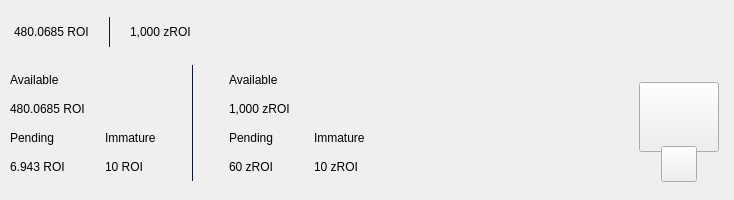
<?xml version="1.0" encoding="UTF-8"?>
<ui version="4.0">
 <class>TopBar</class>
 <widget class="QWidget" name="TopBar">
  <property name="geometry">
   <rect>
    <x>0</x>
    <y>0</y>
    <width>734</width>
    <height>200</height>
   </rect>
  </property>
  <property name="minimumSize">
   <size>
    <width>0</width>
    <height>200</height>
   </size>
  </property>
  <property name="maximumSize">
   <size>
    <width>16777215</width>
    <height>200</height>
   </size>
  </property>
  <property name="windowTitle">
   <string>Form</string>
  </property>
  <layout class="QVBoxLayout" name="verticalLayout_10" stretch="0">
   <property name="spacing">
    <number>0</number>
   </property>
   <property name="leftMargin">
    <number>0</number>
   </property>
   <property name="topMargin">
    <number>0</number>
   </property>
   <property name="rightMargin">
    <number>0</number>
   </property>
   <property name="bottomMargin">
    <number>0</number>
   </property>
   <item>
    <widget class="PFBorderImage" name="containerTop" native="true">
     <layout class="QVBoxLayout" name="verticalLayout_11">
      <property name="spacing">
       <number>0</number>
      </property>
      <property name="leftMargin">
       <number>0</number>
      </property>
      <property name="topMargin">
       <number>0</number>
      </property>
      <property name="rightMargin">
       <number>0</number>
      </property>
      <property name="bottomMargin">
       <number>0</number>
      </property>
      <item>
       <widget class="QWidget" name="top_container_2" native="true">
        <property name="minimumSize">
         <size>
          <width>0</width>
          <height>65</height>
         </size>
        </property>
        <layout class="QHBoxLayout" name="top_container">
         <property name="spacing">
          <number>0</number>
         </property>
         <property name="leftMargin">
          <number>14</number>
         </property>
         <property name="topMargin">
          <number>0</number>
         </property>
         <property name="rightMargin">
          <number>14</number>
         </property>
         <property name="bottomMargin">
          <number>0</number>
         </property>
         <item alignment="Qt::AlignVCenter">
          <widget class="QWidget" name="widgetTopAmount" native="true">
           <property name="sizePolicy">
            <sizepolicy hsizetype="Preferred" vsizetype="Maximum">
             <horstretch>0</horstretch>
             <verstretch>0</verstretch>
            </sizepolicy>
           </property>
           <layout class="QHBoxLayout" name="horizontalLayout_5">
            <property name="spacing">
             <number>0</number>
            </property>
            <property name="leftMargin">
             <number>0</number>
            </property>
            <property name="topMargin">
             <number>0</number>
            </property>
            <property name="rightMargin">
             <number>0</number>
            </property>
            <property name="bottomMargin">
             <number>0</number>
            </property>
            <item alignment="Qt::AlignTop">
             <widget class="QLabel" name="labelAmountTopRoi">
              <property name="minimumSize">
               <size>
                <width>0</width>
                <height>36</height>
               </size>
              </property>
              <property name="styleSheet">
               <string notr="true">padding:0px;margin:0px;</string>
              </property>
              <property name="text">
               <string>480.0685 ROI</string>
              </property>
             </widget>
            </item>
            <item>
             <spacer name="horizontalSpacer_11">
              <property name="orientation">
               <enum>Qt::Horizontal</enum>
              </property>
              <property name="sizeType">
               <enum>QSizePolicy::Fixed</enum>
              </property>
              <property name="sizeHint" stdset="0">
               <size>
                <width>20</width>
                <height>20</height>
               </size>
              </property>
             </spacer>
            </item>
            <item alignment="Qt::AlignVCenter">
             <widget class="QLabel" name="label_16">
              <property name="minimumSize">
               <size>
                <width>1</width>
                <height>30</height>
               </size>
              </property>
              <property name="maximumSize">
               <size>
                <width>1</width>
                <height>30</height>
               </size>
              </property>
              <property name="styleSheet">
               <string notr="true">background-color:#0e192b;
padding:0px;
border:none;</string>
              </property>
              <property name="text">
               <string/>
              </property>
             </widget>
            </item>
            <item>
             <spacer name="horizontalSpacer_12">
              <property name="orientation">
               <enum>Qt::Horizontal</enum>
              </property>
              <property name="sizeType">
               <enum>QSizePolicy::Fixed</enum>
              </property>
              <property name="sizeHint" stdset="0">
               <size>
                <width>20</width>
                <height>20</height>
               </size>
              </property>
             </spacer>
            </item>
            <item alignment="Qt::AlignTop">
             <widget class="QLabel" name="labelAmountTopzRoi">
              <property name="minimumSize">
               <size>
                <width>0</width>
                <height>36</height>
               </size>
              </property>
              <property name="text">
               <string>1,000 zROI</string>
              </property>
             </widget>
            </item>
           </layout>
          </widget>
         </item>
         <item>
          <spacer name="horizontalSpacer">
           <property name="orientation">
            <enum>Qt::Horizontal</enum>
           </property>
           <property name="sizeHint" stdset="0">
            <size>
             <width>40</width>
             <height>20</height>
            </size>
           </property>
          </spacer>
         </item>
         <item>
          <layout class="QHBoxLayout" name="horizontalLayout_4">
           <property name="spacing">
            <number>12</number>
           </property>
           <property name="rightMargin">
            <number>0</number>
           </property>
           <item alignment="Qt::AlignRight">
            <widget class="QWidget" name="layoutSync" native="true">
             <property name="minimumSize">
              <size>
               <width>0</width>
               <height>36</height>
              </size>
             </property>
             <property name="maximumSize">
              <size>
               <width>16777215</width>
               <height>36</height>
              </size>
             </property>
             <layout class="QVBoxLayout" name="verticalLayout_9">
              <property name="leftMargin">
               <number>0</number>
              </property>
              <property name="topMargin">
               <number>0</number>
              </property>
              <property name="rightMargin">
               <number>0</number>
              </property>
              <property name="bottomMargin">
               <number>0</number>
              </property>
              <item>
               <widget class="ExpandableButton" name="pushButtonSync" native="true">
                <property name="minimumSize">
                 <size>
                  <width>36</width>
                  <height>36</height>
                 </size>
                </property>
                <property name="maximumSize">
                 <size>
                  <width>16777215</width>
                  <height>36</height>
                 </size>
                </property>
               </widget>
              </item>
             </layout>
            </widget>
           </item>
           <item>
            <widget class="ExpandableButton" name="pushButtonMint" native="true">
             <property name="minimumSize">
              <size>
               <width>36</width>
               <height>36</height>
              </size>
             </property>
            </widget>
           </item>
           <item>
            <widget class="ExpandableButton" name="pushButtonStack" native="true">
             <property name="minimumSize">
              <size>
               <width>36</width>
               <height>36</height>
              </size>
             </property>
            </widget>
           </item>
           <item>
            <widget class="ExpandableButton" name="pushButtonColdStaking" native="true">
             <property name="minimumSize">
              <size>
               <width>36</width>
               <height>36</height>
              </size>
             </property>
            </widget>
           </item>
           <item>
            <widget class="ExpandableButton" name="pushButtonConnection" native="true">
             <property name="minimumSize">
              <size>
               <width>36</width>
               <height>36</height>
              </size>
             </property>
            </widget>
           </item>
           <item>
            <widget class="ExpandableButton" name="pushButtonLock" native="true">
             <property name="sizePolicy">
              <sizepolicy hsizetype="Expanding" vsizetype="Expanding">
               <horstretch>0</horstretch>
               <verstretch>0</verstretch>
              </sizepolicy>
             </property>
             <property name="minimumSize">
              <size>
               <width>36</width>
               <height>0</height>
              </size>
             </property>
            </widget>
           </item>
           <item>
            <widget class="ExpandableButton" name="pushButtonTheme" native="true">
             <property name="minimumSize">
              <size>
               <width>36</width>
               <height>36</height>
              </size>
             </property>
             <property name="maximumSize">
              <size>
               <width>16777215</width>
               <height>36</height>
              </size>
             </property>
            </widget>
           </item>
           <item>
            <widget class="ExpandableButton" name="pushButtonFAQ" native="true">
             <property name="minimumSize">
              <size>
               <width>36</width>
               <height>36</height>
              </size>
             </property>
            </widget>
           </item>
          </layout>
         </item>
        </layout>
       </widget>
      </item>
      <item>
       <widget class="QWidget" name="bottom_container" native="true">
        <property name="minimumSize">
         <size>
          <width>0</width>
          <height>135</height>
         </size>
        </property>
        <layout class="QHBoxLayout" name="botton_container">
         <property name="leftMargin">
          <number>10</number>
         </property>
         <property name="topMargin">
          <number>0</number>
         </property>
         <property name="rightMargin">
          <number>10</number>
         </property>
         <property name="bottomMargin">
          <number>10</number>
         </property>
         <item>
          <layout class="QHBoxLayout" name="horizontalLayout_3">
           <property name="bottomMargin">
            <number>9</number>
           </property>
           <item>
            <layout class="QVBoxLayout" name="verticalLayout_7">
             <property name="spacing">
              <number>0</number>
             </property>
             <property name="leftMargin">
              <number>0</number>
             </property>
             <property name="rightMargin">
              <number>30</number>
             </property>
             <item>
              <layout class="QVBoxLayout" name="verticalLayout_2">
               <item>
                <widget class="QLabel" name="labelTitle1">
                 <property name="text">
                  <string>Available</string>
                 </property>
                </widget>
               </item>
               <item>
                <widget class="QLabel" name="labelAmountRoi">
                 <property name="text">
                  <string>480.0685 ROI</string>
                 </property>
                </widget>
               </item>
              </layout>
             </item>
             <item>
              <layout class="QHBoxLayout" name="horizontalLayout_2">
               <property name="spacing">
                <number>0</number>
               </property>
               <item>
                <layout class="QVBoxLayout" name="verticalLayout_3">
                 <item>
                  <widget class="QLabel" name="labelTitle3">
                   <property name="text">
                    <string>Pending</string>
                   </property>
                  </widget>
                 </item>
                 <item>
                  <widget class="QLabel" name="labelPendingRoi">
                   <property name="text">
                    <string>6.943 ROI</string>
                   </property>
                  </widget>
                 </item>
                </layout>
               </item>
               <item>
                <spacer name="horizontalSpacer_3">
                 <property name="orientation">
                  <enum>Qt::Horizontal</enum>
                 </property>
                 <property name="sizeType">
                  <enum>QSizePolicy::Fixed</enum>
                 </property>
                 <property name="sizeHint" stdset="0">
                  <size>
                   <width>40</width>
                   <height>20</height>
                  </size>
                 </property>
                </spacer>
               </item>
               <item>
                <layout class="QVBoxLayout" name="verticalLayout_4">
                 <item>
                  <widget class="QLabel" name="labelTitle4">
                   <property name="text">
                    <string>Immature</string>
                   </property>
                  </widget>
                 </item>
                 <item>
                  <widget class="QLabel" name="labelImmatureRoi">
                   <property name="text">
                    <string>10 ROI</string>
                   </property>
                  </widget>
                 </item>
                </layout>
               </item>
              </layout>
             </item>
            </layout>
           </item>
           <item>
            <widget class="QLabel" name="label_9">
             <property name="minimumSize">
              <size>
               <width>1</width>
               <height>100</height>
              </size>
             </property>
             <property name="maximumSize">
              <size>
               <width>1</width>
               <height>16777215</height>
              </size>
             </property>
             <property name="styleSheet">
              <string notr="true">background-color:#0e192b;
padding:0px;
border:none;</string>
             </property>
             <property name="text">
              <string/>
             </property>
            </widget>
           </item>
           <item>
            <layout class="QVBoxLayout" name="verticalLayout_8">
             <property name="spacing">
              <number>0</number>
             </property>
             <property name="leftMargin">
              <number>30</number>
             </property>
             <item>
              <layout class="QVBoxLayout" name="verticalLayout">
               <item>
                <widget class="QLabel" name="labelTitle2">
                 <property name="text">
                  <string>Available</string>
                 </property>
                </widget>
               </item>
               <item>
                <widget class="QLabel" name="labelAmountzRoi">
                 <property name="text">
                  <string>1,000 zROI</string>
                 </property>
                </widget>
               </item>
              </layout>
             </item>
             <item>
              <layout class="QHBoxLayout" name="horizontalLayout">
               <property name="spacing">
                <number>0</number>
               </property>
               <item>
                <layout class="QVBoxLayout" name="verticalLayout_5">
                 <item>
                  <widget class="QLabel" name="labelTitle5">
                   <property name="text">
                    <string>Pending</string>
                   </property>
                  </widget>
                 </item>
                 <item>
                  <widget class="QLabel" name="labelPendingzRoi">
                   <property name="text">
                    <string>60 zROI</string>
                   </property>
                  </widget>
                 </item>
                </layout>
               </item>
               <item>
                <spacer name="horizontalSpacer_4">
                 <property name="orientation">
                  <enum>Qt::Horizontal</enum>
                 </property>
                 <property name="sizeType">
                  <enum>QSizePolicy::Fixed</enum>
                 </property>
                 <property name="sizeHint" stdset="0">
                  <size>
                   <width>40</width>
                   <height>20</height>
                  </size>
                 </property>
                </spacer>
               </item>
               <item>
                <layout class="QVBoxLayout" name="verticalLayout_6">
                 <item>
                  <widget class="QLabel" name="labelTitle6">
                   <property name="text">
                    <string>Immature</string>
                   </property>
                  </widget>
                 </item>
                 <item>
                  <widget class="QLabel" name="labelImmaturezRoi">
                   <property name="text">
                    <string>10 zROI</string>
                   </property>
                  </widget>
                 </item>
                </layout>
               </item>
              </layout>
             </item>
            </layout>
           </item>
          </layout>
         </item>
         <item>
          <spacer name="horizontalSpacer_2">
           <property name="orientation">
            <enum>Qt::Horizontal</enum>
           </property>
           <property name="sizeHint" stdset="0">
            <size>
             <width>40</width>
             <height>20</height>
            </size>
           </property>
          </spacer>
         </item>
         <item alignment="Qt::AlignHCenter|Qt::AlignVCenter">
          <widget class="QWidget" name="qrContainer" native="true">
           <property name="sizePolicy">
            <sizepolicy hsizetype="Preferred" vsizetype="Minimum">
             <horstretch>0</horstretch>
             <verstretch>0</verstretch>
            </sizepolicy>
           </property>
           <property name="minimumSize">
            <size>
             <width>90</width>
             <height>110</height>
            </size>
           </property>
           <property name="maximumSize">
            <size>
             <width>90</width>
             <height>110</height>
            </size>
           </property>
           <layout class="QVBoxLayout" name="containerQR">
            <property name="spacing">
             <number>0</number>
            </property>
            <property name="leftMargin">
             <number>5</number>
            </property>
            <property name="topMargin">
             <number>10</number>
            </property>
            <property name="rightMargin">
             <number>5</number>
            </property>
            <property name="bottomMargin">
             <number>0</number>
            </property>
            <item>
             <widget class="QPushButton" name="btnQr">
              <property name="minimumSize">
               <size>
                <width>70</width>
                <height>70</height>
               </size>
              </property>
              <property name="maximumSize">
               <size>
                <width>16777215</width>
                <height>70</height>
               </size>
              </property>
              <property name="focusPolicy">
               <enum>Qt::NoFocus</enum>
              </property>
              <property name="text">
               <string/>
              </property>
              <property name="iconSize">
               <size>
                <width>70</width>
                <height>70</height>
               </size>
              </property>
             </widget>
            </item>
            <item>
             <spacer name="verticalSpacer">
              <property name="orientation">
               <enum>Qt::Vertical</enum>
              </property>
              <property name="sizeType">
               <enum>QSizePolicy::Fixed</enum>
              </property>
              <property name="sizeHint" stdset="0">
               <size>
                <width>20</width>
                <height>20</height>
               </size>
              </property>
             </spacer>
            </item>
            <item alignment="Qt::AlignHCenter|Qt::AlignBottom">
             <widget class="QPushButton" name="pushButtonQR">
              <property name="minimumSize">
               <size>
                <width>36</width>
                <height>36</height>
               </size>
              </property>
              <property name="maximumSize">
               <size>
                <width>36</width>
                <height>36</height>
               </size>
              </property>
              <property name="focusPolicy">
               <enum>Qt::NoFocus</enum>
              </property>
              <property name="text">
               <string/>
              </property>
             </widget>
            </item>
           </layout>
          </widget>
         </item>
        </layout>
       </widget>
      </item>
     </layout>
    </widget>
   </item>
  </layout>
 </widget>
 <customwidgets>
  <customwidget>
   <class>ExpandableButton</class>
   <extends>QWidget</extends>
   <header>qt/roicoin/expandablebutton.h</header>
   <container>1</container>
  </customwidget>
  <customwidget>
   <class>PFBorderImage</class>
   <extends>QFrame</extends>
   <header>qt/roicoin/pfborderimage.h</header>
   <container>1</container>
  </customwidget>
 </customwidgets>
 <resources/>
 <connections/>
</ui>
